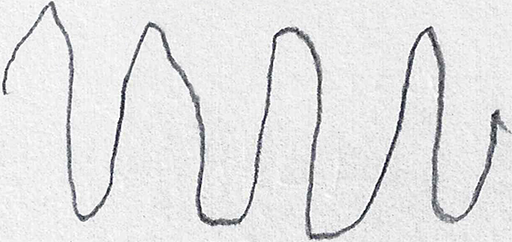
#> input picture 2. Project Development Phase/dataset/testing/healthy/V01HO01.png, 512 x 242 px, given as the content of the folder roject Development Phase/dataset/testing/healthy/V01HO01.png, which was not available
$ python -i img_preprocess.py   (imports and definitions only)
#> lines starting #> are read from the running program, lines starting #| are printed output that depends on the picture; pictures that were not available may be replaced by others from this repository, and a replacement may not be noted
# Importing the Necessary Libraries
from sklearn.preprocessing import LabelEncoder
from skimage import feature
from imutils import paths
import numpy as np
import cv2
import os

def quantify_image(img):

    '''
    Function to compute the histogram of oriented gradients feature vector of the given input img

    Parameters: img - Image file

    Output: Returns feature vector
    '''

    features = feature.hog(
                            image=img,
                            orientations=9,
                            pixels_per_cell=(10,10),
                            cells_per_block=(2,2),
                            transform_sqrt=True,
                            block_norm="L1")

    return features

def load_split(path):

    '''

    Takes the list of images from the input directory and then initialize the the images with the labels (i.e) Labelling Image.
    Here before labelling the image is preprocessed with the following steps: Grayscaling, Resizing, Thresholding and finally the image after is thresholded it is quantified to obtain the histogram of gradient features

    Parameters: path - Image Directory Source path

    Returns:
    A tuple containing two numpy arrays:
    data - an array of hog features computed on images
    labels - an array of image labels

    '''

    imagePaths = list(paths.list_images(path))
    data = []
    labels = []
    for imagePath in imagePaths:
        label = imagePath.split(os.path.sep)[-2]
        image = cv2.imread(imagePath)
#> image is the input picture: shape (242, 512, 3); mean B, G, R 227.7, 227.2, 227.2
        image = cv2.cvtColor(image, cv2.COLOR_BGR2GRAY)
#> image: shape (242, 512)
        image = cv2.resize(image, (200, 200))
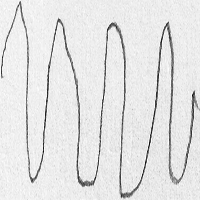
#> image: shape (200, 200); min 10, max 255, mean 227.1
        image = cv2.threshold (image, 0, 255, cv2.THRESH_BINARY_INV | cv2.THRESH_OTSU) [1]
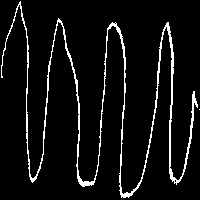
#> image: shape (200, 200); 6.3% white in thin lines or dots
        features = quantify_image(image)
#> in quantify_image, `features = feature.hog( image=img, orientations=9, pixels_per_cell=(10..`: features = 12996 values, max 1 at index 6462, min 0 at index 0, mean 0.0222
        data.append(features)
        labels.append(label)

    return (np.array(data), np.array(labels))

def load_data():
    # Loading Training and Testing data
    trainingPath = r"dataset\training"
    testingPath = r"dataset\testing"
    # loading the training and testing data
    print("[INFO] loading data...")
    (X_train, y_train) = load_split(trainingPath)
    (X_test, y_test) = load_split(testingPath)

    le = LabelEncoder()
    y_train = le.fit_transform(y_train)
    y_test = le.transform(y_test)
    print(X_train.shape, y_train.shape)
    return (X_train, y_train), (X_test, y_test)

>>> result = load_split('../../../2. Project Development Phase/dataset/testing/healthy/V01HO01.png')

$ run again, on 2. Project Development Phase/dataset/testing/healthy/V02HO01.png
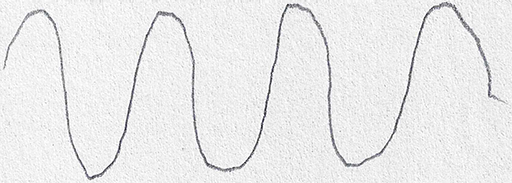
#> input picture 2. Project Development Phase/dataset/testing/healthy/V02HO01.png, 512 x 183 px, given as the content of the folder roject Development Phase/dataset/testing/healthy/V02HO01.png, which was not available
#> in load_split, image is the input picture: shape (183, 512, 3); mean B, G, R 234.9, 234.6, 234.7
#> in load_split, `image = cv2.resize(image, (200, 200))`:
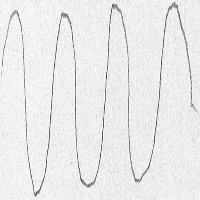
#> image: shape (200, 200); min 46, max 255, mean 234.6
#> in load_split, `image = cv2.threshold (image, 0, 255, cv2.THRESH_BINARY_INV | cv2.THRE..`:
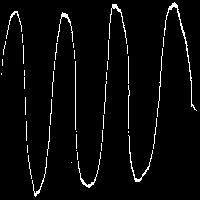
#> image: shape (200, 200); 3.6% white in thin lines or dots
#> in quantify_image, `features = feature.hog( image=img, orientations=9, pixels_per_cell=(10..`: features = 12996 values, max 1 at index 4635, min 0 at index 0, mean 0.021

$ run again, on 2. Project Development Phase/dataset/testing/healthy/V04HO01.png
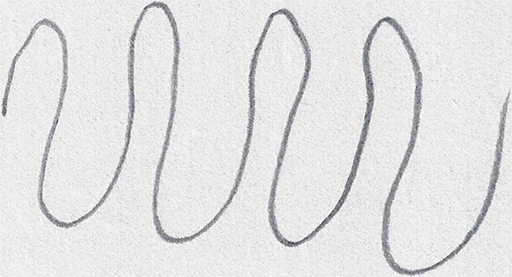
#> input picture 2. Project Development Phase/dataset/testing/healthy/V04HO01.png, 512 x 277 px, given as the content of the folder roject Development Phase/dataset/testing/healthy/V04HO01.png, which was not available
#> in load_split, image is the input picture: shape (277, 512, 3); mean B, G, R 227.6, 227, 227
#> in load_split, `image = cv2.resize(image, (200, 200))`:
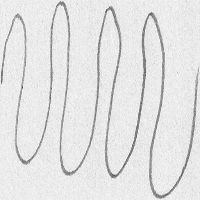
#> image: shape (200, 200); min 62, max 253, mean 226.9
#> in load_split, `image = cv2.threshold (image, 0, 255, cv2.THRESH_BINARY_INV | cv2.THRE..`:
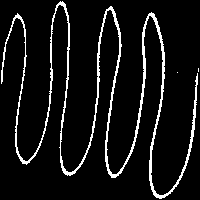
#> image: shape (200, 200); 8% white in thin lines or dots
#> in quantify_image, `features = feature.hog( image=img, orientations=9, pixels_per_cell=(10..`: features = 12996 values, max 1 at index 2988, min 0 at index 0, mean 0.0234

$ run again, on 2. Project Development Phase/dataset/testing/healthy/V05HO01.png
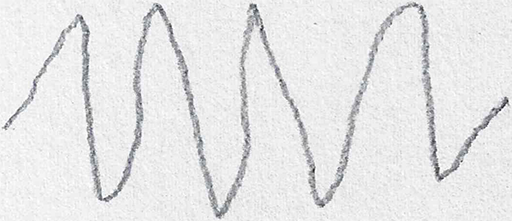
#> input picture 2. Project Development Phase/dataset/testing/healthy/V05HO01.png, 512 x 221 px, given as the content of the folder roject Development Phase/dataset/testing/healthy/V05HO01.png, which was not available
#> in load_split, image is the input picture: shape (221, 512, 3); mean B, G, R 230.4, 230, 230
#> in load_split, `image = cv2.resize(image, (200, 200))`:
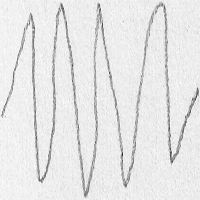
#> image: shape (200, 200); min 30, max 254, mean 229.9
#> in load_split, `image = cv2.threshold (image, 0, 255, cv2.THRESH_BINARY_INV | cv2.THRE..`:
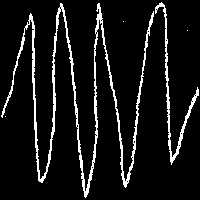
#> image: shape (200, 200); 8.4% white in thin lines or dots
#> in quantify_image, `features = feature.hog( image=img, orientations=9, pixels_per_cell=(10..`: features = 12996 values, max 1 at index 3834, min 0 at index 0, mean 0.0229
